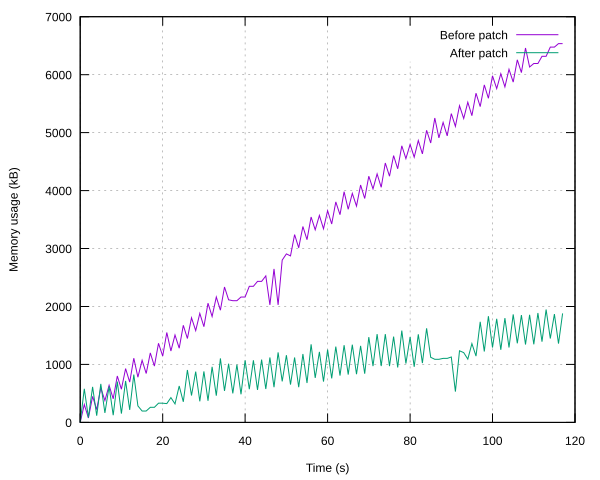

Reproduce this figure in gnuplot.
set output "both.noscrollbar.svg"
set terminal svg

set grid
set xlabel "Time (s)"
set ylabel "Memory usage (kB)"

plot "memory.before.noscrollbar.log" using 0:($1 - 28480) with lines title "Before patch", \
     "memory.after.noscrollbar.log"  using 0:($1 - 26120) with lines title "After patch"
